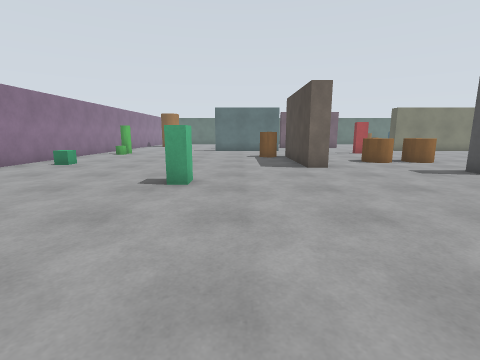
view 1 (above)

22 first-person views from a walk through a robot-simulator world made for Gazebo. The camera is 1.2 m above the floor, tilts 10° down and sees 85° across. The floor is counted in squares, 1 m on a side. Each view is taken from the middle of a square. On the plan, view 1 faces up. The plan holds only what a view shows up to about 12 squares ahead; the rest is blank.

view 2
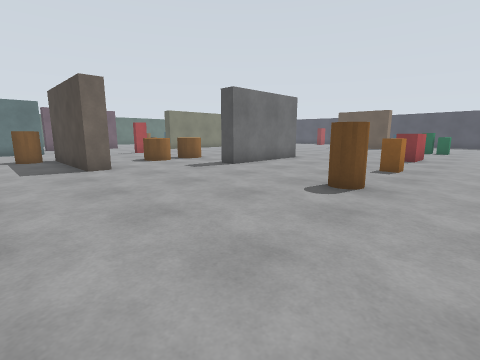

view 3
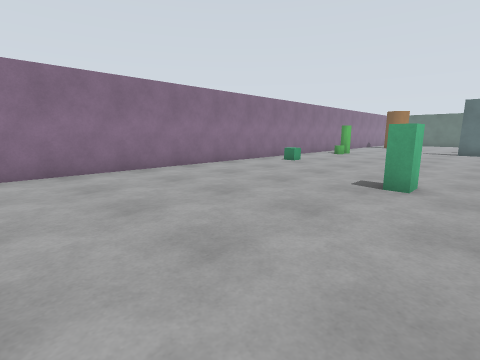

view 4
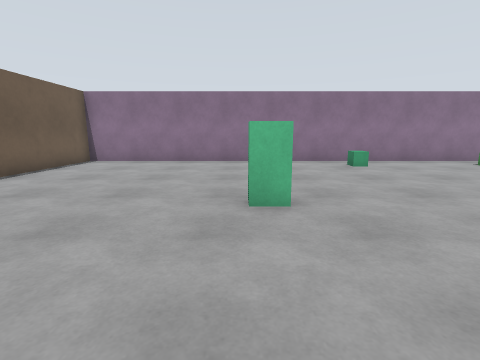

view 5
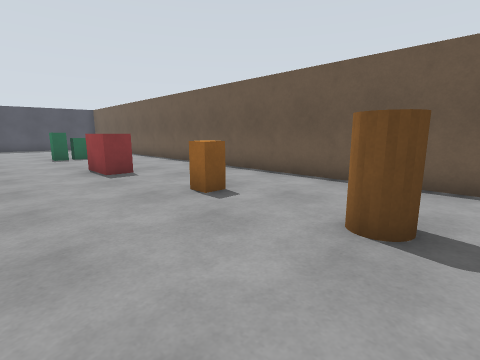

view 6
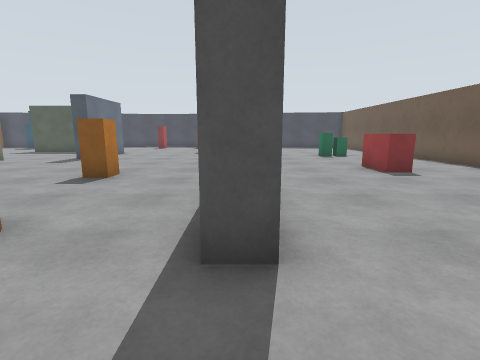

view 7
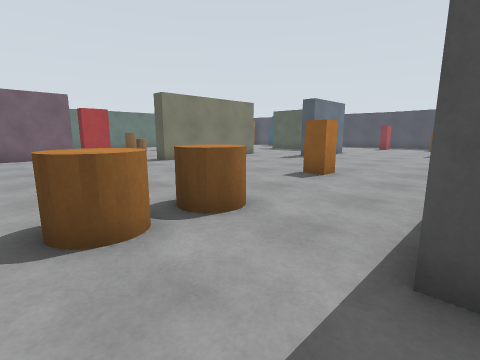

view 8
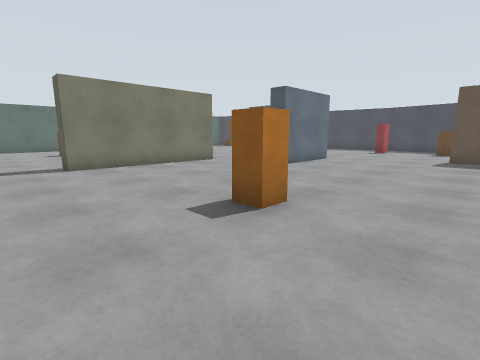

view 9
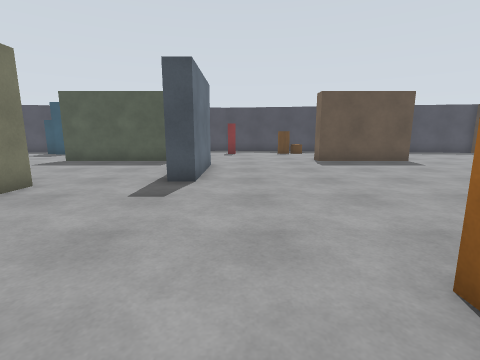

view 10
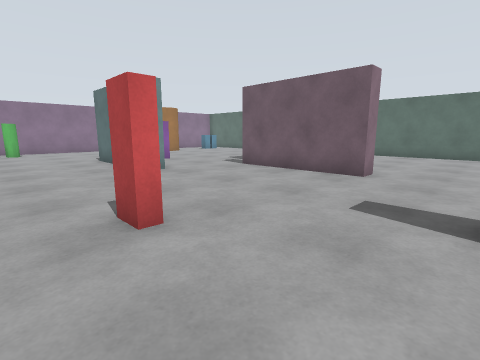

view 11
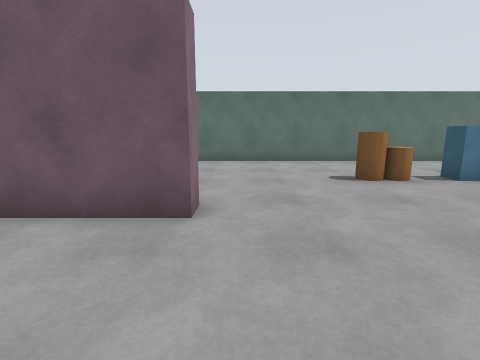

view 12
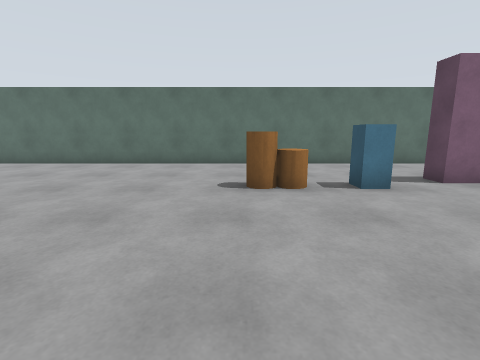

view 13
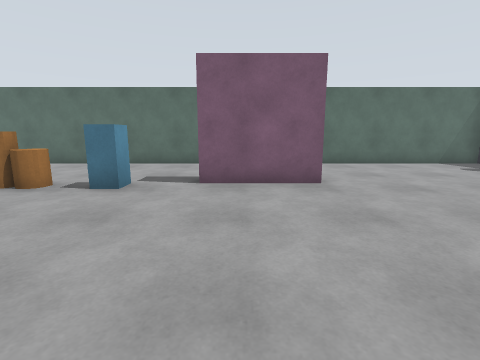

view 14
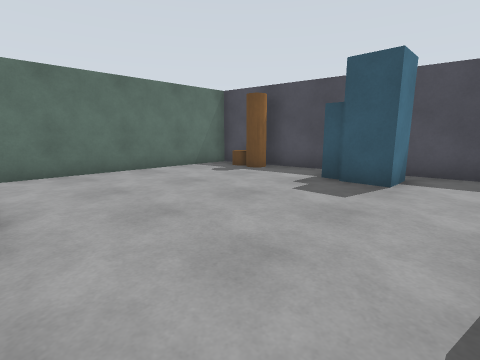

view 15
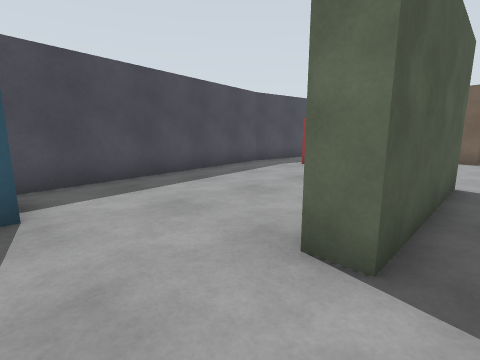

view 16
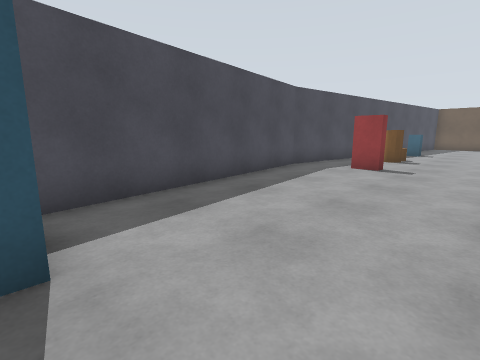

view 17
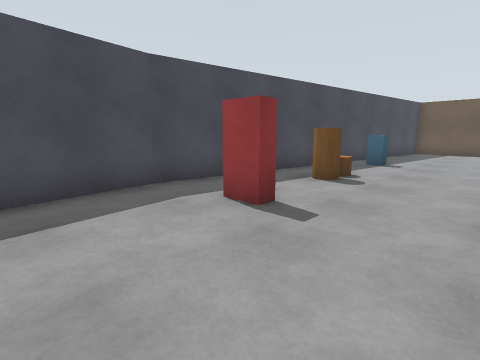

view 18
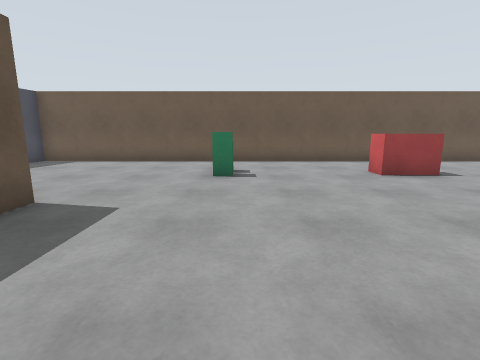

view 19
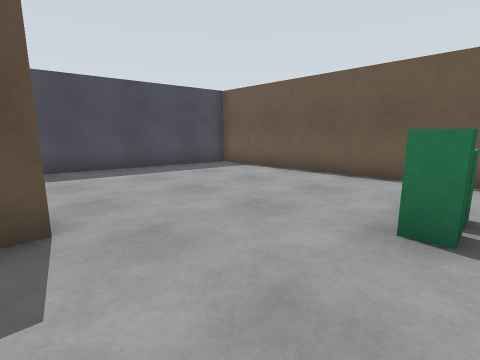

view 20
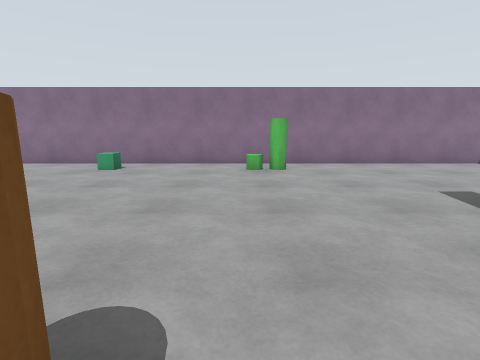

view 21
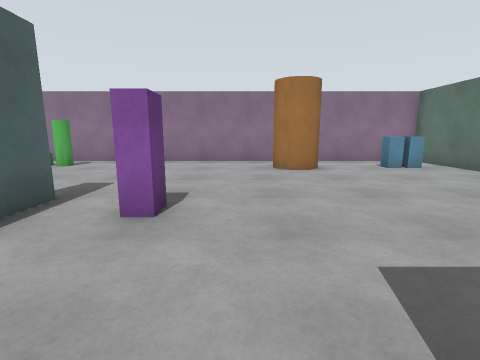

view 22
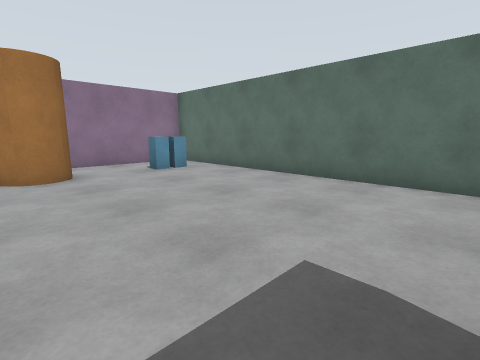

### Floor plan
Points are (right, up) in squares from view 1. A wall is a line through its corners. A room is listed if a view was taken in it or the views show most of it. See-through windows are left out.
Room 1 (views 1, 2, 3, 4, 5, 6, 7, 8, 9, 10, 11, 12, 13, 14, 15, 16, 17, 18, 19, 20, 21, 22)
walls: (9.8, 7.6) (7.3, 7.6) (7.3, 8.4); (17, 18.8) (11, 18.8) (11, 19.6); (8.3, 23.4) (8.3, 22.6) (3.5, 22.6); (3.2, 9.3) (2.4, 9.3) (2.4, 13.4); (-0.1, 18.8) (-1.8, 18.8); (21.2, 15.1) (17.6, 15.1) (17.6, 15.9); (-1.8, 19.6) (-0.6, 19.6); (22.6, 16.8) (22.6, 21.7) (23.4, 21.7); (20, 26.3) (17, 26.3) (17, 27.1); (22.6, 6.4) (22.6, 10.5) (23.2, 10.5); (5.1, -0.7) (27.7, -0.7) (30, 15.1); (30, 15) (28.7, 24); (28.4, 26.3) (27.7, 30.7) (-8.7, 30.7) (-8.7, -0.7) (-4.2, -0.7)
objects: green box (-7, 10) to (-7, 11); green cylinder (-7, 15); green cylinder (-7, 16); brown cylinder (-7, 24) to (-6, 26); cyan box (-7, 28); cyan box (-7, 29); green box (-2, 6) to (-2, 7); purple box (-1, 21); brown cylinder (1, 14) to (2, 14); brown cylinder (6, 2) to (6, 3); brown cylinder (6, 11) to (6, 12); brown cylinder (7, 11) to (8, 12); red box (7, 17) to (8, 17); orange box (9, 2) to (10, 3); orange box (12, 12) to (13, 12); brown cylinder (12, 26); red box (13, 3) to (15, 3); brown cylinder (13, 26); cyan box (15, 26); green box (19, 2); green box (19, 3) to (20, 3); cyan box (27, 7); brown cylinder (27, 10); brown cylinder (27, 11); red box (27, 15); cyan box (27, 24) to (27, 25); brown cylinder (27, 28); brown cylinder (27, 29)

Positions as (right, up) in squares from view 1, and headings:
1: (0, 0), facing up
2: (0, 0), facing up-right
3: (0, 0), facing up-left
4: (3, 6), facing left
5: (5, 6), facing down-right
6: (5, 8), facing right
7: (5, 8), facing up-right
8: (9, 9), facing up-right
9: (11, 14), facing right
10: (11, 15), facing up-left
11: (9, 19), facing up
12: (12, 20), facing up
13: (18, 20), facing up
14: (20, 22), facing up-right
15: (22, 24), facing down-right
16: (24, 24), facing down-right
17: (24, 18), facing down-right
18: (19, 11), facing down
19: (19, 7), facing down-right
20: (2, 15), facing left
21: (3, 23), facing left
22: (2, 24), facing up-left
